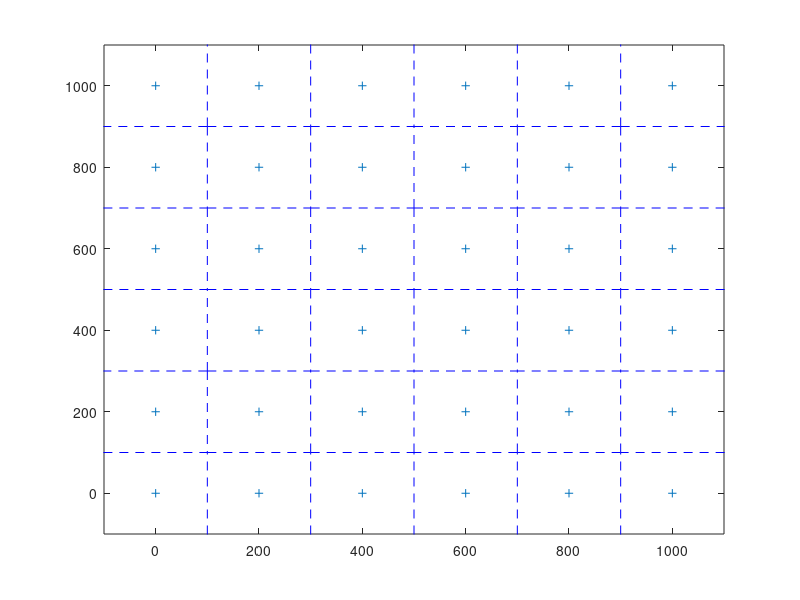

Write the MATLAB code that produced this figure. (Note: this script raises an error after producing the figure.)
close all; clear; clc;


% % Generate hexagonal grid
% Rad3Over2 = sqrt(3) / 2;
% [X Y] = meshgrid(0:1:41);
% n = size(X,1);
% X = Rad3Over2 * X;
% Y = Y + repmat([0 0.05],[n,n/2]);
% hold on
% % Plot the hexagonal mesh, including cell borders
% [XV YV] = voronoi(X(:),Y(:)); plot(XV,YV,'b-')
% axis equal, axis([0 10 0 10]), zoom on


[X Y] = meshgrid(0:200:1000);
voronoi(X(:),Y(:), 'b--')%, axis square

xMax = 1000; % x between 0 and xMax
yMax = 1000; % y between 0 and yMax
x1 =200;
x2 =600;
x3 =450;
x4 =300;
x5 =790;
%%
y1 =350;
y2 =600;
y3 =900;
y4 =500;
y5 =500;

z1 = 350;
z2 = 350;
z3 = 350;
z4 = 350;
z5 = 350;
hold on;
plot3(x1,y1,z1,'rV')%%, 'MarkerSize', 20);

%plot3(x1,y1,z1,'r-')   

plot3(x2,y2,z2,'rV');
plot3(x3,y3,z3,'rV');
plot3(x4,y4,z4,'rV');
plot3(x5,y5,z5,'rV');
xlabel('x (m)');
ylabel('y (m)');
zlabel('h (m)');
%title('K-Cells Partitions MADDPG [Liu et al., 2020]');
axis([0 xMax 0 yMax]);
grid on;
%%%
hold on;


h1 = circle(x1,y1,150)
h2 = circle(x2,y2,150)
h3 = circle(x3,y3,150)
h4 = circle(x4,y4,150)
h5 = circle(x5,y5,150)
legend('Ground users', 'Partitions','UAVs')
% th = 0:1:360;  %np.array(range(int(0), int(2*180), int(180/50)))
% lenl = 0:50; %np.array(range(0,len(outysef)))

% powRange = 1.7;
% 
% r1_ = (powRange*z1).^2 - (z1).^2;
% r1 = (r1_).^0.5;
% tl = cos(th);
% 
%     
% xunit1 = r1*cos(th) + x1
% yunit1 = r1*sin(th) + y1
%     
% plot(xunit1, xunit1, 'r-')